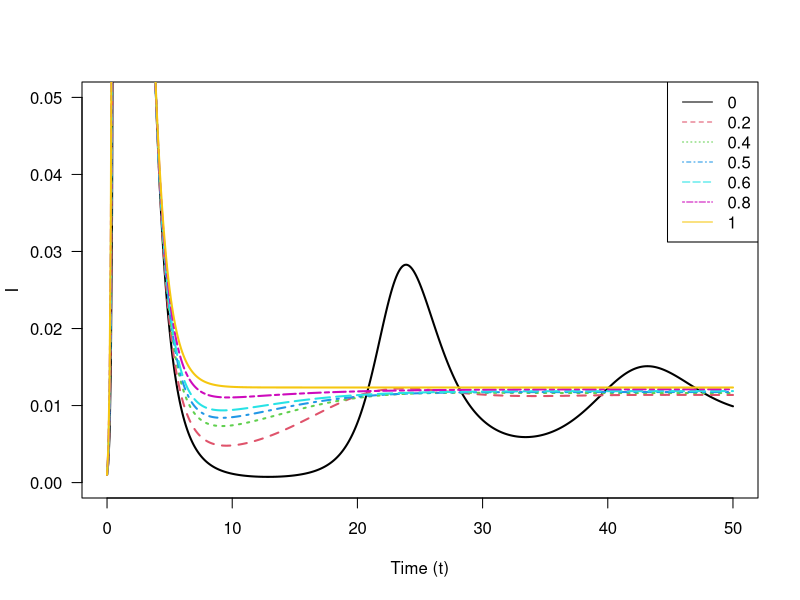

Here is the R script that generated this plot:
library(deSolve)
## Vector Field for SIR model
SIR.vector.field <- function(t, vars, parms) {
  ##SIR.vector.field <- function(t, vars=c(S=S,I=I,R=R,Q=Q,X=X), parms=c(R_0=R_0,gamma=gamma,delta=delta,mu=mu,p=p)) {
    with(as.list(c(parms, vars)), {
    dS <- mu*(1-p) -gamma*R_0*S*I -mu*S# dS/dt
    dQ <- gamma*R_0*S*I + mu*p # cumulative cases
    dX <- gamma*R_0*S*I #cumulative normally infected cases
    dI <- dQ - gamma*I-mu*I # dI/dt
    dR <- gamma*I-mu*R #dR/dt
    vec.fld <- c(dS=dS, dI=dI, dR=dR, dQ=dQ, dX=dX)
    return(list(vec.fld)) # ode() requires a list
  })
}

draw.soln <- function(ic=c(S=1,I=0,R=0,Q=0,X=0), tmax=1,
                      times=seq(0,tmax,by=tmax/500),
                      func, parms, ... ) {
  soln <- ode(ic, times, func, parms)
  lines(times, soln[,"I"], lwd=2,... )
  return(invisible(as.data.frame(soln)))
}

## Plot solutions of the SIR model
tmax <- 50 # end time for numerical integration of the ODE
## draw box for plot:
plot(0,0,xlim=c(0,tmax),ylim=c(0,0.05),
     type="n",xlab="Time (t)",ylab="I",las=1)
## initial conditions:
I0 <- 0.001
S0 <- 1 - I0
R0 <- 1 - I0 - S0
Q0 <- I0
X0 <- Q0
## draw solutions for several values of parameter R_0:
vary_p <- c(0,0.2,0.4,0.5,0.6,0.8,1)

for (i in 1:length(vary_p)) {
  draw.soln(ic=c(S=S0,I=I0,R=R0,Q=Q0,X=X0), tmax=tmax,
            func=SIR.vector.field,
            parms=c(R_0=10,gamma=1,delta=0,mu=1/80,p=vary_p[i]),
            col=i,
            lty=i # use a different line style for each solution
  )
}
legend("topright",legend=vary_p,col=1:length(vary_p),lty=1:length(vary_p))
